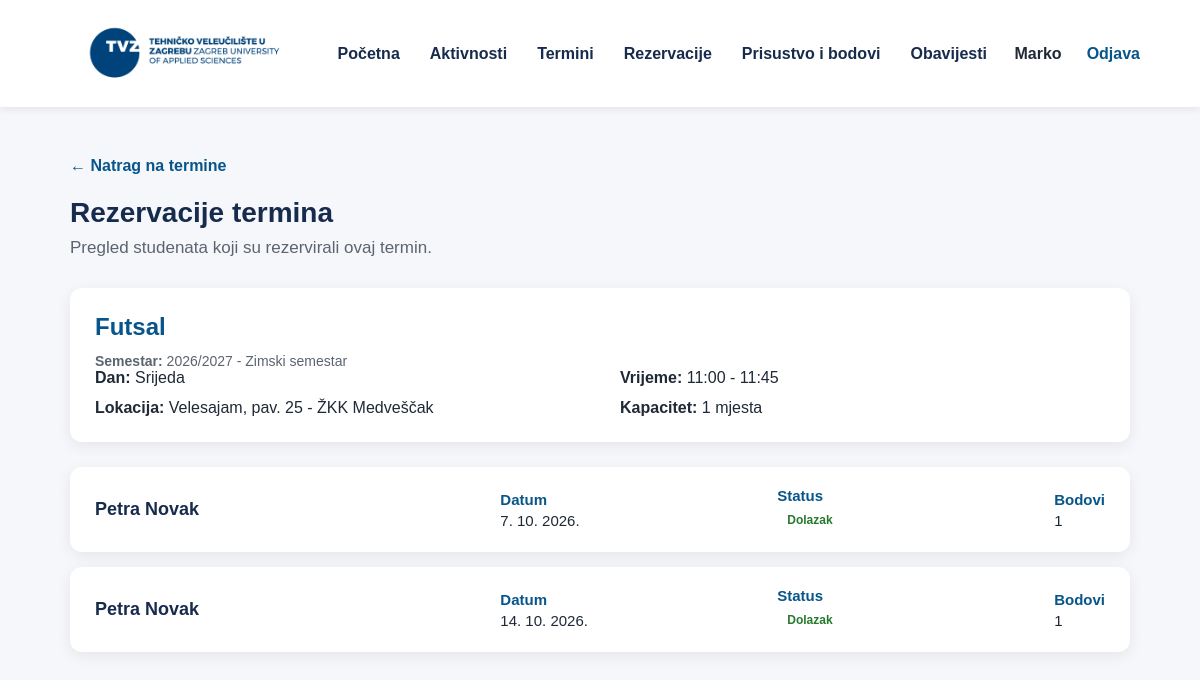
Page /professor/session_reservations.php?session_id=15 (signed in) on the committed database.
### tables this page shows
CREATE TABLE `activity_sessions` (
  `id` int(11) NOT NULL,
  `activity_id` int(11) NOT NULL,
  `offering_id` int(11) NOT NULL,
  `session_type` enum('WEEKLY','ONE_TIME') NOT NULL DEFAULT 'WEEKLY',
  `day_of_week` tinyint(4) NOT NULL,
  `start_time` time NOT NULL,
  `end_time` time NOT NULL,
  `location` varchar(150) NOT NULL,
  `gender` enum('ALL','FEMALE','MALE') NOT NULL,
  `capacity` int(11) DEFAULT NULL,
  `is_active` tinyint(4) NOT NULL DEFAULT 1
);

CREATE TABLE `activities` (
  `id` int(11) NOT NULL,
  `name` varchar(100) NOT NULL,
  `description` text NOT NULL,
  `points` int(11) NOT NULL DEFAULT 1,
  `activity_type` enum('REGULAR','BONUS') NOT NULL DEFAULT 'REGULAR',
  `is_active` tinyint(1) NOT NULL DEFAULT 1,
  `created_at` datetime NOT NULL DEFAULT current_timestamp(),
  `deactivated_at` datetime DEFAULT NULL
);

CREATE TABLE `academic_years` (
  `id` int(11) NOT NULL,
  `name` varchar(20) NOT NULL,
  `is_active` tinyint(1) NOT NULL DEFAULT 1
);

CREATE TABLE `semesters` (
  `id` int(11) NOT NULL,
  `academic_year_id` int(11) NOT NULL,
  `name` varchar(30) NOT NULL,
  `semester_number` tinyint(1) NOT NULL,
  `start_date` date DEFAULT NULL,
  `end_date` date DEFAULT NULL
);

CREATE TABLE `reservations` (
  `id` int(11) NOT NULL,
  `student_id` int(11) NOT NULL,
  `session_id` int(11) NOT NULL,
  `reservation_date` date NOT NULL,
  `status` enum('RESERVED','CANCELLED','ATTENDED','NO_SHOW') NOT NULL,
  `reserved_at` datetime NOT NULL DEFAULT current_timestamp(),
  `cancelled_at` datetime DEFAULT NULL,
  `attended_at` datetime DEFAULT NULL,
  `points_awarded` int(11) NOT NULL DEFAULT 0
);

CREATE TABLE `users` (
  `id` int(11) NOT NULL,
  `email` varchar(150) NOT NULL,
  `password_hash` varchar(255) DEFAULT NULL,
  `auth_provider` enum('LOCAL','AAI') NOT NULL DEFAULT 'LOCAL',
  `aai_id` varchar(150) DEFAULT NULL,
  `first_name` varchar(100) NOT NULL,
  `last_name` varchar(100) NOT NULL,
  `role` enum('STUDENT','PROFESSOR','ADMIN') NOT NULL,
  `gender` enum('FEMALE','MALE') DEFAULT NULL,
  `is_active` tinyint(1) NOT NULL DEFAULT 1,
  `created_at` datetime NOT NULL DEFAULT current_timestamp()
);

### professor/session_reservations.php (the view, shortened to what this page needs)
<?php
require_once '../config/database.php';
$professorId = (int) ($_SESSION['user_id'] ?? 0);
$sessionId = filter_input(
    INPUT_GET,
    'session_id',
    FILTER_VALIDATE_INT
);
$sql = "
    SELECT
        s.id AS session_id,
        s.day_of_week,
        s.start_time,
        s.end_time,
        s.location,
        s.capacity,
        s.gender,
        s.is_active,
        o.id AS offering_id,
        o.professor_id,
        a.id AS activity_id,
        a.name AS activity_name,
        a.points,
        sem.name AS semester_name,
        ay.name AS academic_year_name
    FROM activity_sessions s
    INNER JOIN activity_offerings o
        ON o.id = s.offering_id
    INNER JOIN activities a
        ON a.id = o.activity_id
    LEFT JOIN semesters sem
        ON sem.id = o.semester_id
    LEFT JOIN academic_years ay
        ON ay.id = sem.academic_year_id
    WHERE s.id = ?
      AND o.professor_id = ?
      AND o.is_active = 1
      AND a.is_active = 1
      AND s.is_active = 1
    LIMIT 1
";
$stmt = $pdo->prepare($sql);
$stmt->execute([
    $sessionId,
    $professorId
]);
$session = $stmt->fetch(PDO::FETCH_ASSOC);
function dayName($day)
{
    $days = [
        1 => 'Ponedjeljak',
        2 => 'Utorak',
        3 => 'Srijeda',
        4 => 'Četvrtak',
        5 => 'Petak',
        6 => 'Subota',
        7 => 'Nedjelja'
    ];
    return $days[(int) $day] ?? '';
}
$sql = "
    SELECT
        r.id AS reservation_id,
        r.reservation_date,
        r.status,
        r.reserved_at,
        r.cancelled_at,
        r.attended_at,
        r.points_awarded,
        u.id AS student_id,
        u.first_name,
        u.last_name,
        u.email
    FROM reservations r
    INNER JOIN users u
        ON u.id = r.student_id
    WHERE r.session_id = ?
    ORDER BY
        r.reservation_date ASC,
        u.last_name ASC,
        u.first_name ASC
";
$stmt = $pdo->prepare($sql);
$stmt->execute([
    $sessionId
]);
$reservations = $stmt->fetchAll(PDO::FETCH_ASSOC);
?>
<!DOCTYPE html>
<html lang="hr">
<head>
    <link
        rel="stylesheet"
        href="../css/common.css"
    >
    <link
        rel="stylesheet"
        href="../css/navbar.css"
    >
    <link
        rel="stylesheet"
        href="../css/sessions.css"
    >
</head>
<body>
<?php require_once '../includes/navbar.php'; ?>
<main class="container">
    <a
        href="sessions.php"
        class="back-button"
    >
        ← Natrag na termine
    </a>
    <section class="page-header">
        <div>
            <h1>
                Rezervacije termina
            </h1>
            <p>
                Pregled studenata koji su rezervirali ovaj termin.
            </p>
        </div>
    </section>
    <section class="session-info">
        <h2>
            <?= htmlspecialchars(
                $session['activity_name']
            ) ?>
        </h2>
        <?php if (
            !empty($session['academic_year_name'])
            &&
            !empty($session['semester_name'])
        ): ?>
            <div class="semester-info">
                <strong>
                    Semestar:
                </strong>
                <?= htmlspecialchars(
                    $session['academic_year_name']
                ) ?>
                -
                <?= htmlspecialchars(
                    $session['semester_name']
                ) ?>
            </div>
        <?php else: ?>
            <div class="semester-info">
                Opća aktivnost
            </div>
        <?php endif; ?>
        <div class="session-details">
            <div>
                <strong>
                    Dan:
                </strong>
                <?= dayName(
                    $session['day_of_week']
                ) ?>
            </div>
            <div>
                <strong>
                    Vrijeme:
                </strong>
                <?= htmlspecialchars(
                    substr($session['start_time'], 0, 5)
                ) ?>
                -
                <?= htmlspecialchars(
                    substr($session['end_time'], 0, 5)
                ) ?>
            </div>
            <div>
                <strong>
                    Lokacija:
                </strong>
                <?= htmlspecialchars(
                    $session['location']
                ) ?>
            </div>
            <div>
                <strong>
                    Kapacitet:
                </strong>
                <?php if ($session['capacity'] === null): ?>
                    Neograničeno
                <?php else: ?>
                    <?= (int) $session['capacity'] ?>
                    mjesta
                <?php endif; ?>
            </div>
        </div>
    </section>
    <?php if (empty($reservations)): ?>
        <div class="empty-state">
            Za ovaj termin trenutno nema rezervacija.
        </div>
    <?php else: ?>
        <section class="reservation-list">
            <?php foreach ($reservations as $reservation): ?>
                <?php
                $statusClass = '';
                $statusText = '';
                switch ($reservation['status']) {
                    case 'ATTENDED':
                        $statusClass =
                            'status-attended';
                        $statusText =
                            'Dolazak';
                        break;
                }
                ?>
                <div class="reservation-card">
                    <div class="student-name">
                        <?= htmlspecialchars(
                            $reservation['first_name']
                            . ' '
                            . $reservation['last_name']
                        ) ?>
                    </div>
                    <div class="reservation-detail">
                        <strong>
                            Datum
                        </strong>
                        <?= date(
                            'j. n. Y.',
                            strtotime(
                                $reservation[
                                    'reservation_date'
                                ]
                            )
                        ) ?>
                    </div>
                    <div class="reservation-detail">
                        <strong>
                            Status
                        </strong>
                        <span
                            class="status <?= $statusClass ?>"
                        >
                            <?= htmlspecialchars(
                                $statusText
                            ) ?>
                        </span>
                    </div>
                    <div class="reservation-detail">
                        <strong>
                            Bodovi
                        </strong>
                        <?= (int) $reservation[
                            'points_awarded'
                        ] ?>
                    </div>
                </div>
            <?php endforeach; ?>
        </section>
    <?php endif; ?>
</main>
</body>
</html>

### css/common.css (style rules this page uses)
body { font-family: Arial, sans-serif; background-color: #f5f7fa; color: #1f2937; }
.container { max-width: 1100px; margin: 50px auto; padding: 0 20px; }
.page-header { margin-bottom: 24px; }
.page-header h1 { margin-bottom: 8px; }
h1 { font-size: 28px; line-height: 1.25; margin-bottom: 8px; color: #172b4d; }
h2 { color: #172b4d; }

### css/sessions.css (style rules this page uses)
.page-header h1 { margin-bottom: 8px; }
.page-header p { color: #5b6470; font-size: 17px; margin: 0; }
.status { display: inline-block; padding: 5px 10px; border-radius: 20px; font-size: 12px; font-weight: bold; }

### professor/session_reservations.php (style rules this page uses)
.page-header { margin-bottom: 30px; }
.back-button { display: inline-block; margin-bottom: 20px; color: #07558a; font-weight: bold; text-decoration: none; }
.session-info { background-color: #ffffff; border-radius: 12px; padding: 25px; margin-bottom: 25px; box-shadow: 0 4px 15px rgba(0, 0, 0, 0.07); }
.session-info h2 { margin-top: 0; color: #07558a; }
.session-details { display: grid; grid-template-columns: repeat(2, 1fr); gap: 12px 40px; }
.reservation-list { display: grid; gap: 15px; }
.reservation-card { background-color: #ffffff; border-radius: 12px; padding: 20px 25px; box-shadow: 0 4px 15px rgba(0, 0, 0, 0.07); display: grid; grid-template-columns: 1.5fr 1fr 1fr auto; gap: 20px; align-items: center; }
.student-name { font-size: 18px; font-weight: bold; color: #172b4d; }
.reservation-detail { font-size: 15px; }
.reservation-detail strong { display: block; color: #07558a; margin-bottom: 4px; }
.status { font-weight: bold; }
.status-attended { color: #267a2e; }
.semester-info { margin-top: 12px; color: #5b6470; font-size: 14px; }

### rows in the picture
activity_sessions: activity.name "Futsal", academic_years.name "2026/2027", semesters.name "Zimski semestar", day_of_week "Srijeda", start_time "11:00", end_time "11:45", location "Velesajam, pav. 25 - ŽKK Medveščak", capacity "1"
reservations: student.last_name "Petra Novak", reservation_date "7. 10. 2026.", status "Dolazak", points_awarded "1"
reservations: student.last_name "Petra Novak", reservation_date "14. 10. 2026.", status "Dolazak", points_awarded "1"
